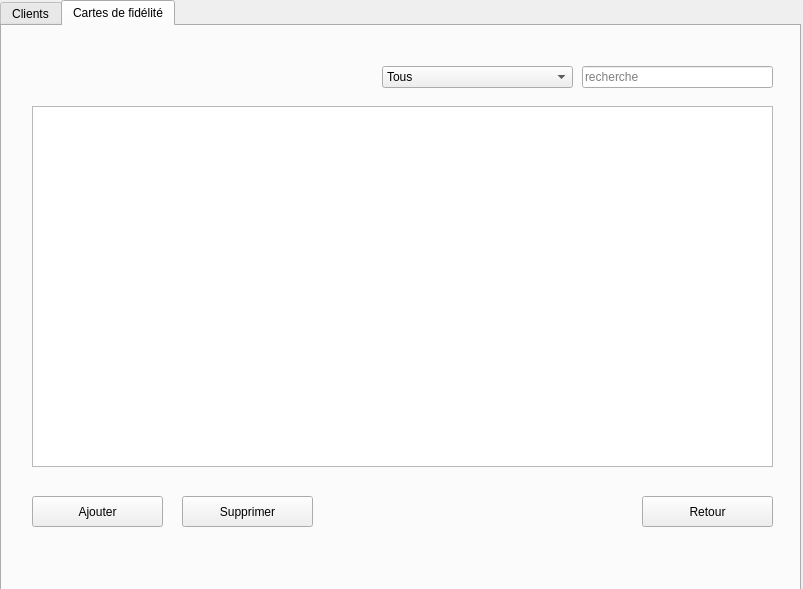
<?xml version="1.0" encoding="UTF-8"?>
<ui version="4.0">
 <class>Espace_client</class>
 <widget class="QDialog" name="Espace_client">
  <property name="geometry">
   <rect>
    <x>0</x>
    <y>0</y>
    <width>803</width>
    <height>589</height>
   </rect>
  </property>
  <property name="windowTitle">
   <string>Dialog</string>
  </property>
  <widget class="QTabWidget" name="tabWidget">
   <property name="geometry">
    <rect>
     <x>0</x>
     <y>0</y>
     <width>801</width>
     <height>591</height>
    </rect>
   </property>
   <property name="currentIndex">
    <number>1</number>
   </property>
   <widget class="QWidget" name="tab">
    <attribute name="title">
     <string>Clients</string>
    </attribute>
    <widget class="QStackedWidget" name="stackedWidget">
     <property name="geometry">
      <rect>
       <x>10</x>
       <y>10</y>
       <width>771</width>
       <height>531</height>
      </rect>
     </property>
     <property name="currentIndex">
      <number>0</number>
     </property>
     <widget class="QWidget" name="afficherClient">
      <widget class="QTableView" name="tabClient">
       <property name="geometry">
        <rect>
         <x>10</x>
         <y>80</y>
         <width>741</width>
         <height>361</height>
        </rect>
       </property>
       <property name="selectionBehavior">
        <enum>QAbstractItemView::SelectRows</enum>
       </property>
       <property name="sortingEnabled">
        <bool>true</bool>
       </property>
      </widget>
      <widget class="QLineEdit" name="lineEdit">
       <property name="geometry">
        <rect>
         <x>560</x>
         <y>40</y>
         <width>191</width>
         <height>22</height>
        </rect>
       </property>
       <property name="placeholderText">
        <string>recherche</string>
       </property>
      </widget>
      <widget class="QComboBox" name="cb_colone">
       <property name="geometry">
        <rect>
         <x>360</x>
         <y>40</y>
         <width>191</width>
         <height>22</height>
        </rect>
       </property>
       <item>
        <property name="text">
         <string>Tous</string>
        </property>
       </item>
       <item>
        <property name="text">
         <string>Nom de l'entreprise</string>
        </property>
       </item>
       <item>
        <property name="text">
         <string>Description</string>
        </property>
       </item>
       <item>
        <property name="text">
         <string>Matricule fiscale</string>
        </property>
       </item>
       <item>
        <property name="text">
         <string>Email</string>
        </property>
       </item>
       <item>
        <property name="text">
         <string>Adresse</string>
        </property>
       </item>
       <item>
        <property name="text">
         <string>Ville</string>
        </property>
       </item>
       <item>
        <property name="text">
         <string>Code postal</string>
        </property>
       </item>
       <item>
        <property name="text">
         <string>Tel</string>
        </property>
       </item>
       <item>
        <property name="text">
         <string>Fax</string>
        </property>
       </item>
       <item>
        <property name="text">
         <string>Total d'achats</string>
        </property>
       </item>
      </widget>
      <widget class="QPushButton" name="button_ajouterClient">
       <property name="geometry">
        <rect>
         <x>10</x>
         <y>470</y>
         <width>131</width>
         <height>31</height>
        </rect>
       </property>
       <property name="text">
        <string>Ajouter</string>
       </property>
      </widget>
      <widget class="QPushButton" name="button_supprimerClient">
       <property name="geometry">
        <rect>
         <x>160</x>
         <y>470</y>
         <width>131</width>
         <height>31</height>
        </rect>
       </property>
       <property name="text">
        <string>Supprimer</string>
       </property>
      </widget>
      <widget class="QPushButton" name="pushButton_3">
       <property name="geometry">
        <rect>
         <x>620</x>
         <y>470</y>
         <width>131</width>
         <height>31</height>
        </rect>
       </property>
       <property name="text">
        <string>Retour</string>
       </property>
      </widget>
      <widget class="QPushButton" name="Button_pdf">
       <property name="geometry">
        <rect>
         <x>310</x>
         <y>470</y>
         <width>131</width>
         <height>31</height>
        </rect>
       </property>
       <property name="text">
        <string>PDF</string>
       </property>
      </widget>
     </widget>
     <widget class="QWidget" name="ajoutClient">
      <widget class="QGroupBox" name="groupBox">
       <property name="geometry">
        <rect>
         <x>0</x>
         <y>10</y>
         <width>761</width>
         <height>481</height>
        </rect>
       </property>
       <property name="title">
        <string>Ajout d'un Client</string>
       </property>
       <widget class="QLabel" name="label">
        <property name="geometry">
         <rect>
          <x>30</x>
          <y>50</y>
          <width>131</width>
          <height>41</height>
         </rect>
        </property>
        <property name="text">
         <string>Nom de l'entreprise :</string>
        </property>
       </widget>
       <widget class="QLineEdit" name="le_nomEntreprise">
        <property name="geometry">
         <rect>
          <x>210</x>
          <y>60</y>
          <width>211</width>
          <height>22</height>
         </rect>
        </property>
       </widget>
       <widget class="QLabel" name="label_2">
        <property name="geometry">
         <rect>
          <x>30</x>
          <y>110</y>
          <width>171</width>
          <height>20</height>
         </rect>
        </property>
        <property name="text">
         <string>Déscription de l'entreprise :</string>
        </property>
       </widget>
       <widget class="QTextEdit" name="text_description">
        <property name="geometry">
         <rect>
          <x>210</x>
          <y>110</y>
          <width>211</width>
          <height>111</height>
         </rect>
        </property>
       </widget>
       <widget class="QLineEdit" name="le_matriculeFiscale">
        <property name="geometry">
         <rect>
          <x>210</x>
          <y>250</y>
          <width>211</width>
          <height>22</height>
         </rect>
        </property>
       </widget>
       <widget class="QLabel" name="label_3">
        <property name="geometry">
         <rect>
          <x>30</x>
          <y>250</y>
          <width>131</width>
          <height>16</height>
         </rect>
        </property>
        <property name="text">
         <string>Matricule fiscale :</string>
        </property>
       </widget>
       <widget class="QLabel" name="label_4">
        <property name="geometry">
         <rect>
          <x>30</x>
          <y>300</y>
          <width>55</width>
          <height>21</height>
         </rect>
        </property>
        <property name="text">
         <string>Email :</string>
        </property>
       </widget>
       <widget class="QLabel" name="label_5">
        <property name="geometry">
         <rect>
          <x>30</x>
          <y>350</y>
          <width>55</width>
          <height>16</height>
         </rect>
        </property>
        <property name="text">
         <string>Adresse :</string>
        </property>
       </widget>
       <widget class="QLabel" name="label_6">
        <property name="geometry">
         <rect>
          <x>30</x>
          <y>400</y>
          <width>55</width>
          <height>16</height>
         </rect>
        </property>
        <property name="text">
         <string>Ville :</string>
        </property>
       </widget>
       <widget class="QLineEdit" name="le_email">
        <property name="geometry">
         <rect>
          <x>210</x>
          <y>300</y>
          <width>211</width>
          <height>22</height>
         </rect>
        </property>
       </widget>
       <widget class="QLineEdit" name="le_adresse">
        <property name="geometry">
         <rect>
          <x>210</x>
          <y>350</y>
          <width>211</width>
          <height>22</height>
         </rect>
        </property>
       </widget>
       <widget class="QLabel" name="label_7">
        <property name="geometry">
         <rect>
          <x>490</x>
          <y>60</y>
          <width>61</width>
          <height>20</height>
         </rect>
        </property>
        <property name="text">
         <string>Tél :</string>
        </property>
       </widget>
       <widget class="QLabel" name="label_8">
        <property name="geometry">
         <rect>
          <x>490</x>
          <y>110</y>
          <width>55</width>
          <height>16</height>
         </rect>
        </property>
        <property name="text">
         <string>Fax :</string>
        </property>
       </widget>
       <widget class="QLineEdit" name="le_tel">
        <property name="geometry">
         <rect>
          <x>550</x>
          <y>60</y>
          <width>191</width>
          <height>22</height>
         </rect>
        </property>
       </widget>
       <widget class="QLineEdit" name="le_fax">
        <property name="geometry">
         <rect>
          <x>550</x>
          <y>110</y>
          <width>191</width>
          <height>22</height>
         </rect>
        </property>
       </widget>
       <widget class="QLabel" name="label_10">
        <property name="geometry">
         <rect>
          <x>30</x>
          <y>450</y>
          <width>91</width>
          <height>16</height>
         </rect>
        </property>
        <property name="text">
         <string>Code postal :</string>
        </property>
       </widget>
       <widget class="QSpinBox" name="sb_codePostal">
        <property name="geometry">
         <rect>
          <x>210</x>
          <y>450</y>
          <width>211</width>
          <height>22</height>
         </rect>
        </property>
        <property name="minimum">
         <number>0</number>
        </property>
        <property name="maximum">
         <number>9999</number>
        </property>
        <property name="value">
         <number>0</number>
        </property>
       </widget>
       <widget class="QLineEdit" name="le_ville">
        <property name="geometry">
         <rect>
          <x>210</x>
          <y>400</y>
          <width>211</width>
          <height>22</height>
         </rect>
        </property>
       </widget>
      </widget>
      <widget class="QDialogButtonBox" name="validerAjout">
       <property name="geometry">
        <rect>
         <x>570</x>
         <y>500</y>
         <width>193</width>
         <height>28</height>
        </rect>
       </property>
       <property name="standardButtons">
        <set>QDialogButtonBox::Cancel|QDialogButtonBox::Ok</set>
       </property>
      </widget>
     </widget>
     <widget class="QWidget" name="modifierClient">
      <widget class="QGroupBox" name="groupBox_2">
       <property name="geometry">
        <rect>
         <x>0</x>
         <y>10</y>
         <width>761</width>
         <height>481</height>
        </rect>
       </property>
       <property name="title">
        <string>Modifier les données d'un client</string>
       </property>
       <widget class="QLabel" name="label_11">
        <property name="geometry">
         <rect>
          <x>30</x>
          <y>50</y>
          <width>131</width>
          <height>41</height>
         </rect>
        </property>
        <property name="text">
         <string>Nom de l'entreprise :</string>
        </property>
       </widget>
       <widget class="QLineEdit" name="le_nomEntreprise_modif">
        <property name="geometry">
         <rect>
          <x>210</x>
          <y>60</y>
          <width>211</width>
          <height>22</height>
         </rect>
        </property>
        <property name="readOnly">
         <bool>false</bool>
        </property>
       </widget>
       <widget class="QLabel" name="label_12">
        <property name="geometry">
         <rect>
          <x>30</x>
          <y>110</y>
          <width>171</width>
          <height>20</height>
         </rect>
        </property>
        <property name="text">
         <string>Déscription de l'entreprise :</string>
        </property>
       </widget>
       <widget class="QTextEdit" name="text_description_modif">
        <property name="geometry">
         <rect>
          <x>210</x>
          <y>110</y>
          <width>211</width>
          <height>111</height>
         </rect>
        </property>
       </widget>
       <widget class="QLineEdit" name="le_matriculeFiscale_modif">
        <property name="geometry">
         <rect>
          <x>210</x>
          <y>250</y>
          <width>211</width>
          <height>22</height>
         </rect>
        </property>
        <property name="readOnly">
         <bool>true</bool>
        </property>
       </widget>
       <widget class="QLabel" name="label_13">
        <property name="geometry">
         <rect>
          <x>30</x>
          <y>250</y>
          <width>131</width>
          <height>16</height>
         </rect>
        </property>
        <property name="text">
         <string>Matricule fiscale :</string>
        </property>
       </widget>
       <widget class="QLabel" name="label_14">
        <property name="geometry">
         <rect>
          <x>30</x>
          <y>300</y>
          <width>55</width>
          <height>21</height>
         </rect>
        </property>
        <property name="text">
         <string>Email :</string>
        </property>
       </widget>
       <widget class="QLabel" name="label_15">
        <property name="geometry">
         <rect>
          <x>30</x>
          <y>350</y>
          <width>55</width>
          <height>16</height>
         </rect>
        </property>
        <property name="text">
         <string>Adresse :</string>
        </property>
       </widget>
       <widget class="QLabel" name="label_16">
        <property name="geometry">
         <rect>
          <x>30</x>
          <y>400</y>
          <width>55</width>
          <height>16</height>
         </rect>
        </property>
        <property name="text">
         <string>Ville :</string>
        </property>
       </widget>
       <widget class="QLineEdit" name="le_email_modif">
        <property name="geometry">
         <rect>
          <x>210</x>
          <y>300</y>
          <width>211</width>
          <height>22</height>
         </rect>
        </property>
       </widget>
       <widget class="QLineEdit" name="le_adresse_modif">
        <property name="geometry">
         <rect>
          <x>210</x>
          <y>350</y>
          <width>211</width>
          <height>22</height>
         </rect>
        </property>
       </widget>
       <widget class="QLabel" name="label_17">
        <property name="geometry">
         <rect>
          <x>490</x>
          <y>60</y>
          <width>61</width>
          <height>20</height>
         </rect>
        </property>
        <property name="text">
         <string>Tél :</string>
        </property>
       </widget>
       <widget class="QLabel" name="label_18">
        <property name="geometry">
         <rect>
          <x>490</x>
          <y>110</y>
          <width>55</width>
          <height>16</height>
         </rect>
        </property>
        <property name="text">
         <string>Fax :</string>
        </property>
       </widget>
       <widget class="QLineEdit" name="le_tel_modif">
        <property name="geometry">
         <rect>
          <x>550</x>
          <y>60</y>
          <width>191</width>
          <height>22</height>
         </rect>
        </property>
       </widget>
       <widget class="QLineEdit" name="le_fax_modif">
        <property name="geometry">
         <rect>
          <x>550</x>
          <y>110</y>
          <width>191</width>
          <height>22</height>
         </rect>
        </property>
       </widget>
       <widget class="QLabel" name="label_20">
        <property name="geometry">
         <rect>
          <x>30</x>
          <y>450</y>
          <width>91</width>
          <height>16</height>
         </rect>
        </property>
        <property name="text">
         <string>Code postal :</string>
        </property>
       </widget>
       <widget class="QSpinBox" name="sb_codePostal_modif">
        <property name="geometry">
         <rect>
          <x>210</x>
          <y>450</y>
          <width>211</width>
          <height>22</height>
         </rect>
        </property>
        <property name="minimum">
         <number>0</number>
        </property>
        <property name="maximum">
         <number>9999</number>
        </property>
        <property name="value">
         <number>0</number>
        </property>
       </widget>
       <widget class="QLineEdit" name="le_ville_modif">
        <property name="geometry">
         <rect>
          <x>210</x>
          <y>400</y>
          <width>211</width>
          <height>22</height>
         </rect>
        </property>
       </widget>
      </widget>
      <widget class="QDialogButtonBox" name="validerModif">
       <property name="geometry">
        <rect>
         <x>570</x>
         <y>500</y>
         <width>193</width>
         <height>28</height>
        </rect>
       </property>
       <property name="standardButtons">
        <set>QDialogButtonBox::Cancel|QDialogButtonBox::Ok</set>
       </property>
      </widget>
     </widget>
    </widget>
   </widget>
   <widget class="QWidget" name="tab_2">
    <attribute name="title">
     <string>Cartes de fidélité</string>
    </attribute>
    <widget class="QStackedWidget" name="stackedWidget_2">
     <property name="geometry">
      <rect>
       <x>20</x>
       <y>0</y>
       <width>771</width>
       <height>531</height>
      </rect>
     </property>
     <property name="currentIndex">
      <number>0</number>
     </property>
     <widget class="QWidget" name="afficherCarteFid">
      <widget class="QTableView" name="tabCarteFid">
       <property name="geometry">
        <rect>
         <x>10</x>
         <y>80</y>
         <width>741</width>
         <height>361</height>
        </rect>
       </property>
       <property name="selectionBehavior">
        <enum>QAbstractItemView::SelectRows</enum>
       </property>
       <property name="sortingEnabled">
        <bool>true</bool>
       </property>
      </widget>
      <widget class="QLineEdit" name="le_recherche_carteFid">
       <property name="geometry">
        <rect>
         <x>560</x>
         <y>40</y>
         <width>191</width>
         <height>22</height>
        </rect>
       </property>
       <property name="placeholderText">
        <string>recherche</string>
       </property>
      </widget>
      <widget class="QComboBox" name="cb_colone_carteFid">
       <property name="geometry">
        <rect>
         <x>360</x>
         <y>40</y>
         <width>191</width>
         <height>22</height>
        </rect>
       </property>
       <item>
        <property name="text">
         <string>Tous</string>
        </property>
       </item>
       <item>
        <property name="text">
         <string>NUM_CARTE</string>
        </property>
       </item>
       <item>
        <property name="text">
         <string>DATE_DE_CREATION</string>
        </property>
       </item>
       <item>
        <property name="text">
         <string>POINTS</string>
        </property>
       </item>
       <item>
        <property name="text">
         <string>TOTAL_ACHATS</string>
        </property>
       </item>
       <item>
        <property name="text">
         <string>STATUT</string>
        </property>
       </item>
       <item>
        <property name="text">
         <string>REMISE</string>
        </property>
       </item>
       <item>
        <property name="text">
         <string>MATRICULE_FISCALE</string>
        </property>
       </item>
      </widget>
      <widget class="QPushButton" name="button_ajouter_carteFid">
       <property name="geometry">
        <rect>
         <x>10</x>
         <y>470</y>
         <width>131</width>
         <height>31</height>
        </rect>
       </property>
       <property name="text">
        <string>Ajouter</string>
       </property>
      </widget>
      <widget class="QPushButton" name="button_supprimer_carteFid">
       <property name="geometry">
        <rect>
         <x>160</x>
         <y>470</y>
         <width>131</width>
         <height>31</height>
        </rect>
       </property>
       <property name="text">
        <string>Supprimer</string>
       </property>
      </widget>
      <widget class="QPushButton" name="pushButton_4">
       <property name="geometry">
        <rect>
         <x>620</x>
         <y>470</y>
         <width>131</width>
         <height>31</height>
        </rect>
       </property>
       <property name="text">
        <string>Retour</string>
       </property>
      </widget>
     </widget>
     <widget class="QWidget" name="ajoutClient_2">
      <widget class="QDialogButtonBox" name="validerAjout_cf">
       <property name="geometry">
        <rect>
         <x>570</x>
         <y>500</y>
         <width>193</width>
         <height>28</height>
        </rect>
       </property>
       <property name="standardButtons">
        <set>QDialogButtonBox::Cancel|QDialogButtonBox::Ok</set>
       </property>
      </widget>
      <widget class="QGroupBox" name="groupBox_3">
       <property name="geometry">
        <rect>
         <x>60</x>
         <y>30</y>
         <width>651</width>
         <height>431</height>
        </rect>
       </property>
       <property name="title">
        <string>Ajout de carte de fidélité :</string>
       </property>
       <widget class="QSpinBox" name="sb_numCarte">
        <property name="geometry">
         <rect>
          <x>130</x>
          <y>50</y>
          <width>141</width>
          <height>22</height>
         </rect>
        </property>
       </widget>
       <widget class="QSpinBox" name="sb_points">
        <property name="geometry">
         <rect>
          <x>130</x>
          <y>110</y>
          <width>141</width>
          <height>22</height>
         </rect>
        </property>
       </widget>
       <widget class="QLabel" name="label_9">
        <property name="geometry">
         <rect>
          <x>20</x>
          <y>50</y>
          <width>71</width>
          <height>16</height>
         </rect>
        </property>
        <property name="text">
         <string>Num carte :</string>
        </property>
       </widget>
       <widget class="QLabel" name="label_21">
        <property name="geometry">
         <rect>
          <x>20</x>
          <y>110</y>
          <width>55</width>
          <height>16</height>
         </rect>
        </property>
        <property name="text">
         <string>Points :</string>
        </property>
       </widget>
       <widget class="QDateEdit" name="le_dateCreation">
        <property name="geometry">
         <rect>
          <x>450</x>
          <y>50</y>
          <width>151</width>
          <height>22</height>
         </rect>
        </property>
       </widget>
       <widget class="QLabel" name="label_22">
        <property name="geometry">
         <rect>
          <x>330</x>
          <y>50</y>
          <width>111</width>
          <height>16</height>
         </rect>
        </property>
        <property name="text">
         <string>Date_de_creation :</string>
        </property>
       </widget>
       <widget class="QLabel" name="label_23">
        <property name="geometry">
         <rect>
          <x>20</x>
          <y>170</y>
          <width>91</width>
          <height>16</height>
         </rect>
        </property>
        <property name="text">
         <string>Total d'achats :</string>
        </property>
       </widget>
       <widget class="QDoubleSpinBox" name="dsb_totalAchats">
        <property name="geometry">
         <rect>
          <x>130</x>
          <y>170</y>
          <width>141</width>
          <height>22</height>
         </rect>
        </property>
       </widget>
       <widget class="QLabel" name="label_24">
        <property name="geometry">
         <rect>
          <x>20</x>
          <y>230</y>
          <width>55</width>
          <height>16</height>
         </rect>
        </property>
        <property name="text">
         <string>Statut :</string>
        </property>
       </widget>
       <widget class="QLabel" name="label_25">
        <property name="geometry">
         <rect>
          <x>20</x>
          <y>290</y>
          <width>55</width>
          <height>16</height>
         </rect>
        </property>
        <property name="text">
         <string>Remise :</string>
        </property>
       </widget>
       <widget class="QLabel" name="label_26">
        <property name="geometry">
         <rect>
          <x>330</x>
          <y>120</y>
          <width>111</width>
          <height>16</height>
         </rect>
        </property>
        <property name="text">
         <string>Matricule fiscale :</string>
        </property>
       </widget>
       <widget class="QComboBox" name="cb_Status">
        <property name="geometry">
         <rect>
          <x>130</x>
          <y>230</y>
          <width>141</width>
          <height>22</height>
         </rect>
        </property>
        <item>
         <property name="text">
          <string>Platinum</string>
         </property>
        </item>
        <item>
         <property name="text">
          <string>Silver</string>
         </property>
        </item>
        <item>
         <property name="text">
          <string>Gold</string>
         </property>
        </item>
       </widget>
       <widget class="QComboBox" name="cb_matriculeFiscale">
        <property name="geometry">
         <rect>
          <x>450</x>
          <y>120</y>
          <width>151</width>
          <height>22</height>
         </rect>
        </property>
       </widget>
       <widget class="QSpinBox" name="sb_remise">
        <property name="geometry">
         <rect>
          <x>130</x>
          <y>290</y>
          <width>141</width>
          <height>22</height>
         </rect>
        </property>
       </widget>
      </widget>
     </widget>
     <widget class="QWidget" name="modifierClient_2">
      <widget class="QDialogButtonBox" name="validerModif_cf">
       <property name="geometry">
        <rect>
         <x>570</x>
         <y>500</y>
         <width>193</width>
         <height>28</height>
        </rect>
       </property>
       <property name="standardButtons">
        <set>QDialogButtonBox::Cancel|QDialogButtonBox::Ok</set>
       </property>
      </widget>
      <widget class="QGroupBox" name="groupBox_4">
       <property name="geometry">
        <rect>
         <x>50</x>
         <y>30</y>
         <width>651</width>
         <height>431</height>
        </rect>
       </property>
       <property name="title">
        <string>Modifier une carte de fidélité :</string>
       </property>
       <widget class="QSpinBox" name="sb_numCarte_modif">
        <property name="geometry">
         <rect>
          <x>130</x>
          <y>50</y>
          <width>141</width>
          <height>22</height>
         </rect>
        </property>
       </widget>
       <widget class="QSpinBox" name="sb_points_modif">
        <property name="geometry">
         <rect>
          <x>130</x>
          <y>110</y>
          <width>141</width>
          <height>22</height>
         </rect>
        </property>
       </widget>
       <widget class="QLabel" name="label_27">
        <property name="geometry">
         <rect>
          <x>20</x>
          <y>50</y>
          <width>71</width>
          <height>16</height>
         </rect>
        </property>
        <property name="text">
         <string>Num carte :</string>
        </property>
       </widget>
       <widget class="QLabel" name="label_28">
        <property name="geometry">
         <rect>
          <x>20</x>
          <y>110</y>
          <width>55</width>
          <height>16</height>
         </rect>
        </property>
        <property name="text">
         <string>Points :</string>
        </property>
       </widget>
       <widget class="QDateEdit" name="le_dateCreation_modif">
        <property name="geometry">
         <rect>
          <x>450</x>
          <y>50</y>
          <width>151</width>
          <height>22</height>
         </rect>
        </property>
       </widget>
       <widget class="QLabel" name="label_29">
        <property name="geometry">
         <rect>
          <x>330</x>
          <y>50</y>
          <width>111</width>
          <height>16</height>
         </rect>
        </property>
        <property name="text">
         <string>Date_de_creation :</string>
        </property>
       </widget>
       <widget class="QLabel" name="label_30">
        <property name="geometry">
         <rect>
          <x>20</x>
          <y>170</y>
          <width>91</width>
          <height>16</height>
         </rect>
        </property>
        <property name="text">
         <string>Total d'achats :</string>
        </property>
       </widget>
       <widget class="QDoubleSpinBox" name="dsb_totalAchats_modif">
        <property name="geometry">
         <rect>
          <x>130</x>
          <y>170</y>
          <width>141</width>
          <height>22</height>
         </rect>
        </property>
       </widget>
       <widget class="QLabel" name="label_31">
        <property name="geometry">
         <rect>
          <x>20</x>
          <y>230</y>
          <width>55</width>
          <height>16</height>
         </rect>
        </property>
        <property name="text">
         <string>Status :</string>
        </property>
       </widget>
       <widget class="QLabel" name="label_32">
        <property name="geometry">
         <rect>
          <x>20</x>
          <y>290</y>
          <width>55</width>
          <height>16</height>
         </rect>
        </property>
        <property name="text">
         <string>Remise :</string>
        </property>
       </widget>
       <widget class="QComboBox" name="cb_Status_modif">
        <property name="geometry">
         <rect>
          <x>130</x>
          <y>230</y>
          <width>141</width>
          <height>22</height>
         </rect>
        </property>
        <item>
         <property name="text">
          <string>Platinum</string>
         </property>
        </item>
        <item>
         <property name="text">
          <string>Silver</string>
         </property>
        </item>
        <item>
         <property name="text">
          <string>Gold</string>
         </property>
        </item>
       </widget>
       <widget class="QSpinBox" name="sb_remise_modif">
        <property name="geometry">
         <rect>
          <x>130</x>
          <y>290</y>
          <width>141</width>
          <height>22</height>
         </rect>
        </property>
       </widget>
      </widget>
     </widget>
    </widget>
   </widget>
  </widget>
 </widget>
 <resources/>
 <connections/>
</ui>
